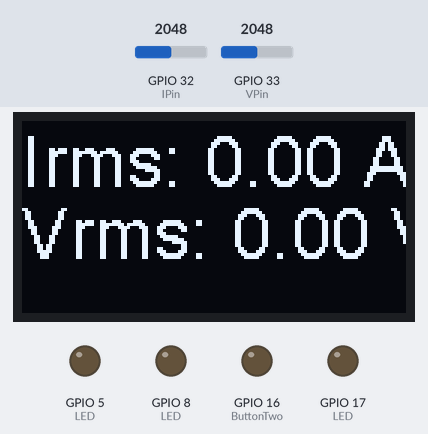
A sketch run on a simulated ESP32-S3. On the bench: 128×64 one-colour display, output pins drawn as LEDs (lit = HIGH). Inputs (shaded band) come from the test bench; at power-on: GPIO 32 (IPin) = 2048, GPIO 33 (VPin) = 2048.

Above: at 5.1 s.

The sketch:

NodeMCU32S_SmartSocket.ino
```cpp
#include <Wire.h>
#include <SH1106Wire.h>

#define IPin 32// I analog pin39
#define VPin 33// V analog pin36
#define SCL 22// OLED SCL pin
#define SDA 21// OLED SDA pin
#define OLEDAddress 0x3C
#define RLED 19// LED pin
#define GLED 18// LED pin
#define YLED 5// LED pin
#define ButtonOne 17// Button pin
#define ButtonTwo 16// Button pin
#define RelayControl 4// Control Relay
#define DataTime 16667// Calculat Data Time

#define OLEDSreemHold 1000// 顯示資料保持1秒
#define OLEDItemX 0// 顯示OLED名稱 X軸
#define OLEDItemY 0// 顯示OLED名稱 Y軸
#define OLEDDataX 0// 顯示OLED數據 X軸
#define OLEDDataY 24// 顯示OLED數據 Y軸


SH1106Wire display(OLEDAddress, SDA, SCL);
int IreadValue, VreadValue, ImaxValue, VmaxValue, IminValue, VminValue, DataCount, count;
float Iresult, Vresult, Irms, Vrms, ITotalData, VTotalData, IAvgData, VAvgData;
uint32_t start_time, FirstPage;
String OLEDI, OLEDV;

int Status(){
  if(digitalRead(ButtonTwo) == HIGH){
    digitalWrite(RelayControl, HIGH);
  }else{
    digitalWrite(RelayControl, LOW);
  }
}

float RMS() {
  ImaxValue = 0;// 電流ADC讀取最大值初始設定為0
  VmaxValue = 0;// 電壓ADC讀取最大值初始設定為0
  IminValue = 4095;// 電流ADC讀取最大值初始設定為4096
  VminValue = 4095;// 電壓ADC讀取最大值初始設定為4096

  ITotalData = 0;// 電流n次加總初始設定為0
  VTotalData = 0;// 電壓n次加總初始設定為0
  IAvgData = 0;// 電流平均初始設定為0
  VAvgData = 0;// 電壓平均初始設定為0
  //count = 0;
  for(DataCount = 0; DataCount < 5; DataCount++){
    start_time = micros();
    while((micros()-start_time) <= 1000000) {// 取樣時間16.6667ms 1s=1000000
      //count++;

      IreadValue = analogRead(IPin);
      delayMicroseconds(114);// 取樣次數100次 144
      VreadValue = analogRead(VPin);

     if (IreadValue > ImaxValue) {// 電流判斷大小值
        ImaxValue = IreadValue;
      }else if(IreadValue < IminValue) {
        IminValue = IreadValue;
      }

      if (VreadValue > VmaxValue) {// 電壓判斷大小值
        VmaxValue = VreadValue;
      }else if(VreadValue < VminValue) {
        VminValue = VreadValue;
      }
      //Status();
    }


    Iresult = ((ImaxValue - IminValue) * 3.3)/4095;
    Vresult = ((VmaxValue - VminValue) * 3.3)/4095;

    Irms = ((Iresult/2) * 0.707 * 22.727);// 20A for 100; 30A for 66
    Vrms = ((Vresult/2) * 0.707 * 257.13);
    //Serial.println(Irms);
    //ITotalData += Irms;
    //VTotalData += Vrms;
    //count++;
  }

  //IAvgData = (ITotalData/5);
  //VAvgData = (VTotalData/5);
  //Serial.println(count);
  //OLEDI = String("Irms: ") + Irms + String(" A");
  //OLEDV = String("Vrms: ") + Vrms + String(" V");
  //return count;
  OLEDI = String("Irms: ") + Iresult + String(" A");
  OLEDV = String("Vrms: ") + Vresult + String(" V");

  FirstPage = millis();
  while((millis() - FirstPage) < OLEDSreemHold) { //電流
    display.clear(); // clearing the display
    display.drawString(OLEDItemX, OLEDItemY, OLEDI);
    display.drawString(OLEDDataX, OLEDDataY, OLEDV);
    display.display();
    //Status();
  }

  /*for(int i = 0; i<100; i++){
    Serial.println(a[i]);
  }
  Serial.println("----------");*/

}

void setup() {
  Serial.begin(9600);
  display.init();
  display.flipScreenVertically();
  display.setFont(ArialMT_Plain_24);//24 16 8
  display.setTextAlignment(TEXT_ALIGN_LEFT);

  pinMode(5, OUTPUT);// LED
  pinMode(8, OUTPUT);// LED
  pinMode(16, OUTPUT);// 繼電器
  pinMode(17, OUTPUT);// LED
  pinMode(2, INPUT_PULLUP);// 按鍵
  pinMode(15, INPUT_PULLUP);// 按鍵
  pinMode(14, INPUT_PULLUP);// 電流訊號
  pinMode(13, INPUT_PULLUP);// 電壓訊號
}

void loop() {

  /*digitalWrite(RelayControl, LOW);
  //delayMicroseconds(150000);
  delay(1000);
  digitalWrite(RelayControl, HIGH);
  delay(30000);*/
  //delay(1000);
  /*int Value = analogRead(IPin);
  String SDATA = String(Value);
  FirstPage = millis();
  while((millis() - FirstPage) < OLEDSreemHold) { //電流
    display.clear(); // clearing the display
    display.drawString(OLEDItemX, OLEDItemY, SDATA);
    display.display();
    //Status();
  }*/
  //Status();
  RMS();
  //Serial.println(analogRead(IPin));
  //delay(1000);
}
```
